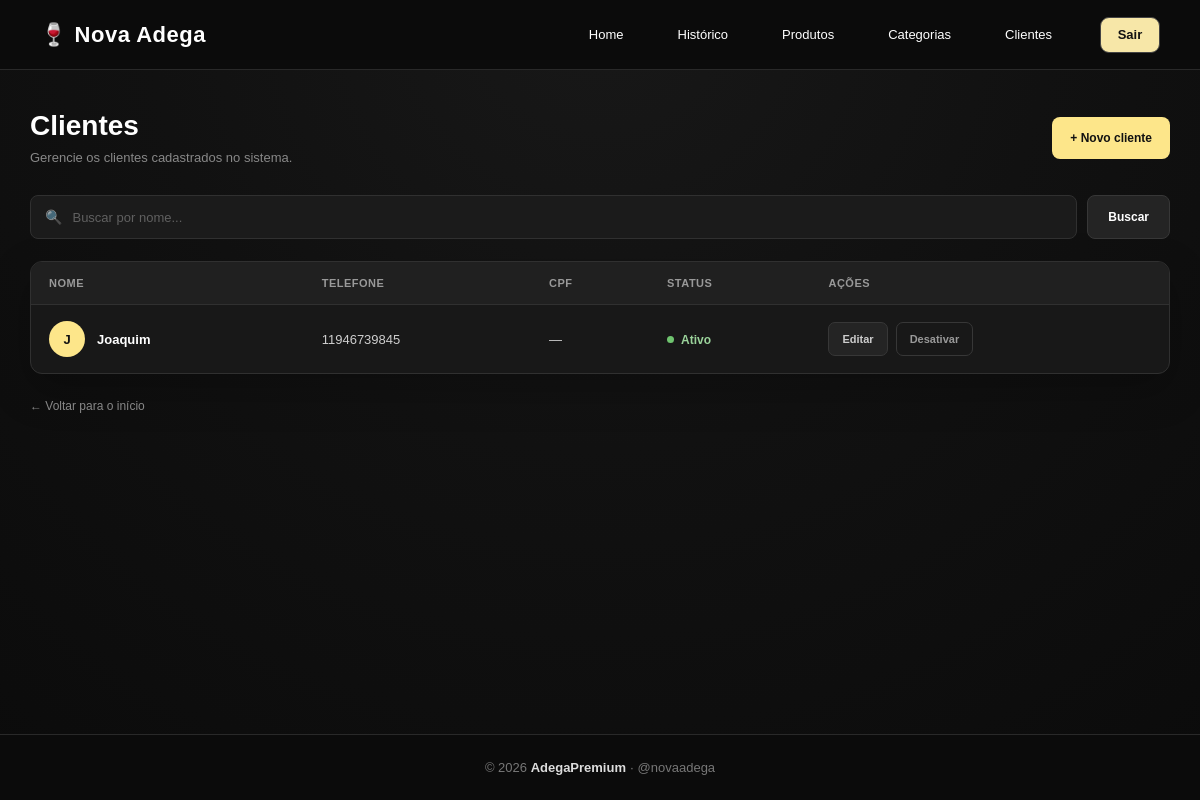
Page /clientes/ (signed in) on the earlier database version.
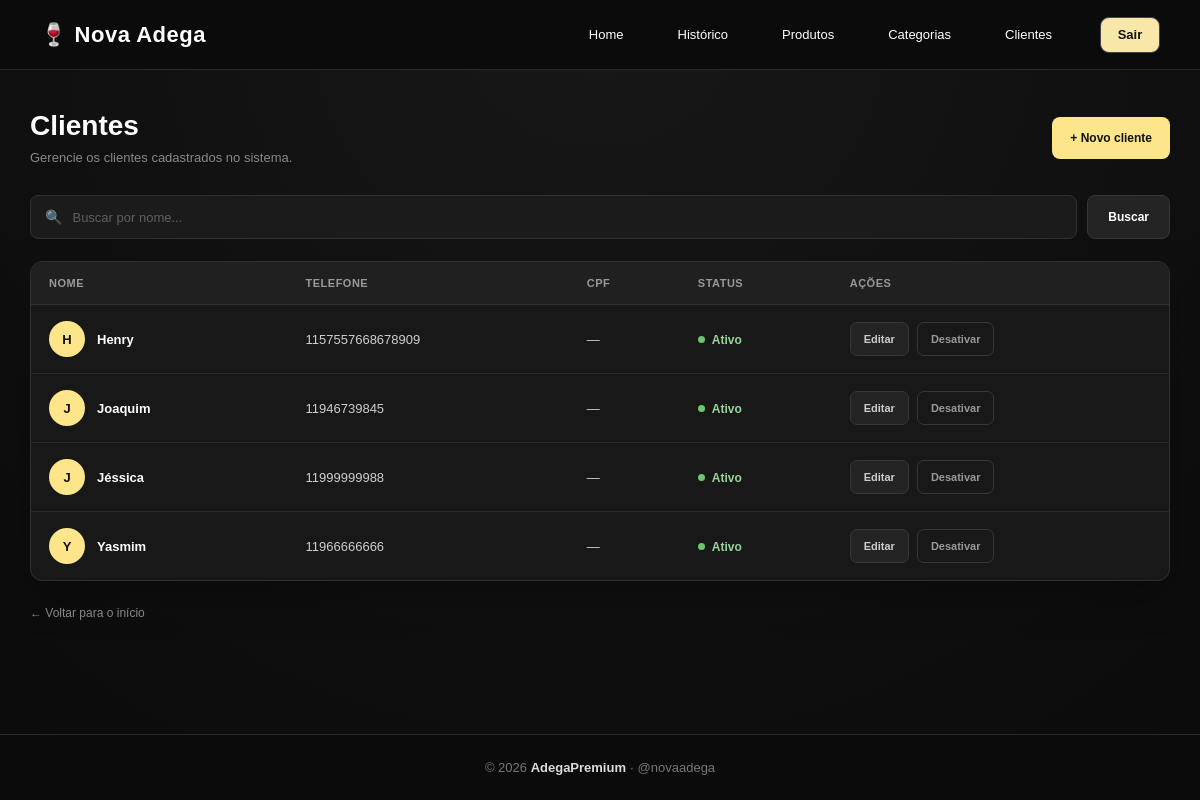
Same page on the later database version.
### app/models/cliente.py (models this page shows, shortened)
class Cliente(Base):
    __tablename__ = "clientes"
    id = Column(
        Integer,
        primary_key=True,
        index=True
    )
    nome = Column(
        String(150),
        nullable=False,
        index=True
    )
    telefone = Column(
        String(20),
        nullable=True
    )
    is_associado = Column(
        Boolean,
        default=False,
        nullable=False
    )
    ativo = Column(
        Boolean,
        default=True
    )
    criado_em = Column(
        DateTime,
        server_default=func.now()
    )
    vendas = relationship(
        "Venda",
        back_populates="cliente"
    )

### app/controllers/cliente_controller.py (the view)
@router.get("/")
def listar_clientes(
    request: Request,
    busca: str = "",
    db: Session = Depends(get_db),
    admin=Depends(get_admin)
):
    query = db.query(Cliente)
    if busca:
        query = query.filter(
            Cliente.nome.ilike(f"%{busca}%") |
            Cliente.telefone.ilike(f"%{busca}%")
        )
    clientes = (
        query
        .order_by(Cliente.nome)
        .all()
    )
    return templates.TemplateResponse(
        request,
        "clientes/index.html",
        {
            "request": request,
            "usuario": admin,
            "clientes": clientes,
            "busca": busca,
        }
    )

### app/templates/clientes/index.html (shortened to what this page needs)
{% extends "base.html" %}
{% block styles %}
<link
    rel="stylesheet"
    href="/static/CSS/clientes.css"
>
{% endblock %}
{% block content %}
<main class="conteudo">
    <div class="cabecalho-pagina">
        <div>
            <h1>Clientes</h1>
            <p>
                Gerencie os clientes cadastrados no sistema.
            </p>
        </div>
        <a href="/clientes/novo" class="btn-novo">
            + Novo cliente
        </a>
    </div>
    <section class="filtros">
        <form method="get" action="/clientes">
            <div class="campo-busca">
                <span>🔍</span>
                <input
                    type="text"
                    name="busca"
                    placeholder="Buscar por nome..."
                    value="{{ busca }}"
                >
            </div>
            <button type="submit" class="btn-filtrar">
                Buscar
            </button>
        </form>
    </section>
    <section class="tabela-container">
        <table>
            <thead>
                <tr>
                    <th>Nome</th>
                    <th>Telefone</th>
                    <th>CPF</th>
                    <th>Status</th>
                    <th>Ações</th>
                </tr>
            </thead>
            <tbody>
                {% for c in clientes %}
                <tr>
                    <td>
                        <div class="cliente-nome">
                            <div class="avatar">
                                {{ c.nome[0]|upper }}
                            </div>
                            <strong>
                                {{ c.nome }}
                            </strong>
                        </div>
                    </td>
                    <td>
                        {{ c.telefone or "—" }}
                    </td>
                    <td>
                        {{ c.cpf or "—" }}
                    </td>
                    <td>
                        {% if c.ativo %}
                            <span class="status ativo">
                                <span></span>
                                Ativo
                            </span>
                        {% else %}
                            <span class="status inativo">
                                <span></span>
                                Inativo
                            </span>
                        {% endif %}
                    </td>
                    <td>
                        <div class="acoes">
                            <a
                                href="/clientes/{{ c.id }}/editar"
                                class="btn-editar"
                            >
                                Editar
                            </a>
                            <form
                                action="/clientes/{{ c.id }}/toggle-ativo"
                                method="post"
                            >
                                <button
                                    type="submit"
                                    class="btn-status"
                                >
                                    {{ "Desativar" if c.ativo else "Ativar" }}
                                </button>
                            </form>
                        </div>
                    </td>
                </tr>
                {% endfor %}
            </tbody>
        </table>
    </section>
    <a href="/" class="voltar">
        ← Voltar para o início
    </a>
</main>
{% endblock %}

### app/templates/base.html (shortened to what this page needs)
<!DOCTYPE html>
<html lang="pt-BR">
<head>
    <link rel="stylesheet" href="/static/CSS/home.css?v=3">
    {% block styles %}{% endblock %}
</head>
<body>
    {% block navbar %}
    <nav class="navbar">
        <div class="logo">
            <a href="">
                🍷 Nova Adega
            </a>
        </div>
        <div class="menu">
            <a href="/pdv/">
                Home
            </a>
            <a href="/movimentacoes/">
                Histórico
            </a>
            <a href="/produtos/">
                Produtos
            </a>
            <a href="/categorias/">
                Categorias
            </a>
            <a href="/clientes/">
                Clientes
            </a>
            <a
                href="/auth/logout"
                class="btn-sair"
            >
                Sair
            </a>
        </div>
    </nav>
    {% endblock %}
    <div class="page-wrapper">
        {% block content %}{% endblock %}
    </div>
    {% block footer %}
    <footer class="footer">
        <p>
            © 2026 <strong>AdegaPremium</strong> · @novaadega
        </p>
    </footer>
    {% endblock %}
</body>
</html>

### app/static/CSS/home.css (style rules this page uses)
* { box-sizing: border-box; }
html { min-height: 100%; }
body { margin: 0; padding: 0; min-height: 100vh; font-family: Arial, Helvetica, sans-serif; background: #121212; color: #f9fafb; display: flex; flex-direction: column; }
.navbar { width: 100%; min-height: 70px; padding: 0 40px; display: flex; align-items: center; justify-content: space-between; background: #0b0b0b; border-bottom: 1px solid #292929; flex-shrink: 0; }
.logo a { color: #ffffff; text-decoration: none; font-size: 22px; font-weight: 700; letter-spacing: 0.5px; }
.menu { display: flex; align-items: center; gap: 8px; }
.menu a { color: #d4d4d4; text-decoration: none; padding: 10px 14px; border-radius: 8px; font-size: 14px; transition: background 0.2s ease, color 0.2s ease; }
.menu .btn-sair { margin-left: 8px; border: 1px solid #444; color: #ffffff; }
.footer { width: 100%; margin-top: auto; padding: 25px 20px; text-align: center; background: #0b0b0b; border-top: 1px solid #292929; color: #777777; flex-shrink: 0; }
.footer p { margin: 0; font-size: 13px; }
.footer strong { color: #dddddd; }

Differences in the rows shown:
added Cliente: nome "H", nome "Henry", telefone "1157557668678909", cpf "—", shows "Ativo", ativo "Desativar"
added Cliente: nome "J", nome "Jéssica", telefone "11999999988", cpf "—", shows "Ativo", ativo "Desativar"
added Cliente: nome "Y", nome "Yasmim", telefone "11966666666", cpf "—", shows "Ativo", ativo "Desativar"
